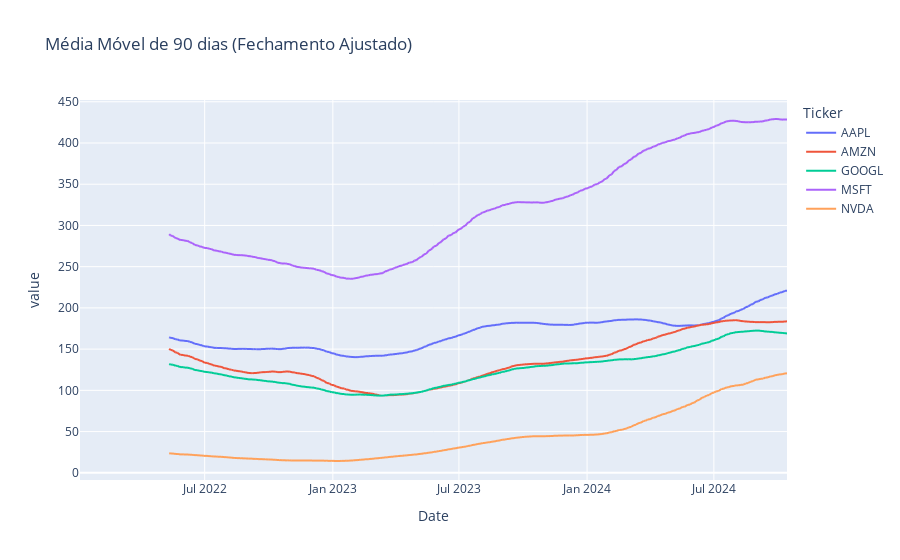
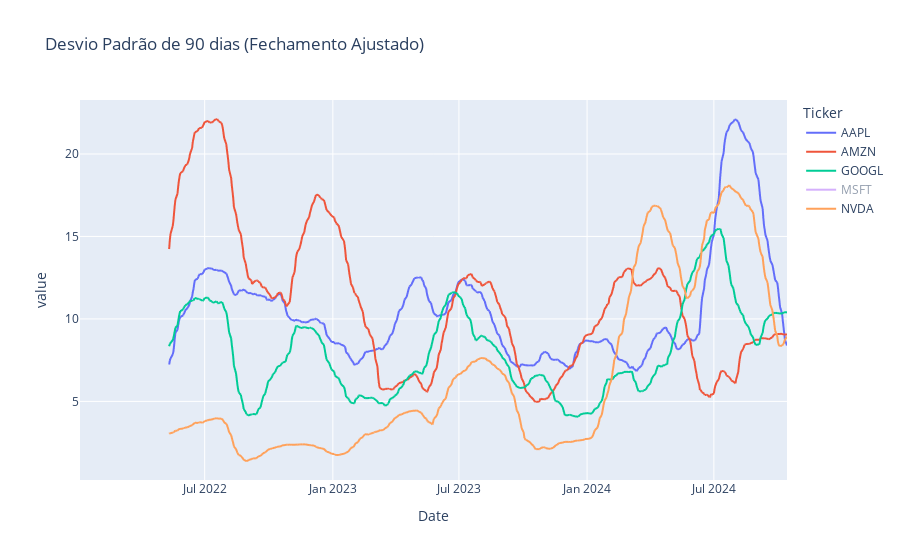

Here is the notebook cell these charts were saved with, in order:
### Markdown cell above
#### 2. Média móvel

1. Faça uma média móvel  em 90 dias dos valores de fechamento ajustados dos ativos que você escolheu
2. Utilizando a fução ```rolling()```, calcule o desvio pardão desses ativos ao longo do tempo, utilizando a mesma janela móvel do item acima
2. Monte um gráfico de linhas para as médias móveis dos ativos da sua base
4. Monte um gráfico de linhas para os desvios padrão em janela móvel
5. Compare os dois gráficos que você fez com o da tarefa anterior. Veja se eles apontam conclusões semelhantes quanto aos períodos de maior volatilidade (variação) dos ativos.

### Code cell
# Carregar a base de dados
df_yahoo = pd.read_csv('./dadosLimpos.csv', header=[0, 1], index_col=[0])

# Definir uma janela de 90 dias
janela = 90

# Selecionar o fechamento ajustado ('Adj Close') dos ativos AAPL, AMZN, GOOGL, MSFT, NVDA
ativos_adj_close = df_yahoo['Adj Close'][['AAPL', 'AMZN', 'GOOGL', 'MSFT', 'NVDA']]

# Calcular a média móvel de 90 dias
media_movel_90 = ativos_adj_close.rolling(window=janela).mean()

# Calcular o desvio padrão em uma janela de 90 dias
desvio_padrao_90 = ativos_adj_close.rolling(window=janela).std()

# Criar gráfico de linhas para a média móvel dos ativos
fig_media_movel = px.line(media_movel_90, title='Média Móvel de 90 dias (Fechamento Ajustado)')
fig_media_movel.show()

# Criar gráfico de linhas para o desvio padrão dos ativos
fig_desvio_padrao = px.line(desvio_padrao_90, title='Desvio Padrão de 90 dias (Fechamento Ajustado)')
fig_desvio_padrao.show()

### Figure 1 — Plotly figure (JSON) as saved in the notebook; plotly's stock layout.template omitted (floating-point values rounded to 4 significant figures; data arrays with more than 128 entries replaced by an {"elided": "..."} marker saying what was removed)
{"data": [{"hovertemplate": "Ticker=AAPL<br>Date=%{x}<br>value=%{y}<extra></extra>", "legendgroup": "AAPL", "line": {"color": "#636efa", "dash": "solid"}, "marker": {"symbol": "circle"}, "mode": "lines", "name": "AAPL", "showlegend": true, "type": "scattergl", "x": {"elided": "699 str values"}, "xaxis": "x", "y": {"elided": "699 float values"}, "yaxis": "y"}, {"hovertemplate": "Ticker=AMZN<br>Date=%{x}<br>value=%{y}<extra></extra>", "legendgroup": "AMZN", "line": {"color": "#EF553B", "dash": "solid"}, "marker": {"symbol": "circle"}, "mode": "lines", "name": "AMZN", "showlegend": true, "type": "scattergl", "x": {"elided": "699 str values"}, "xaxis": "x", "y": {"elided": "699 float values"}, "yaxis": "y"}, {"hovertemplate": "Ticker=GOOGL<br>Date=%{x}<br>value=%{y}<extra></extra>", "legendgroup": "GOOGL", "line": {"color": "#00cc96", "dash": "solid"}, "marker": {"symbol": "circle"}, "mode": "lines", "name": "GOOGL", "showlegend": true, "type": "scattergl", "x": {"elided": "699 str values"}, "xaxis": "x", "y": {"elided": "699 float values"}, "yaxis": "y"}, {"hovertemplate": "Ticker=MSFT<br>Date=%{x}<br>value=%{y}<extra></extra>", "legendgroup": "MSFT", "line": {"color": "#ab63fa", "dash": "solid"}, "marker": {"symbol": "circle"}, "mode": "lines", "name": "MSFT", "showlegend": true, "type": "scattergl", "x": {"elided": "699 str values"}, "xaxis": "x", "y": {"elided": "699 float values"}, "yaxis": "y"}, {"hovertemplate": "Ticker=NVDA<br>Date=%{x}<br>value=%{y}<extra></extra>", "legendgroup": "NVDA", "line": {"color": "#FFA15A", "dash": "solid"}, "marker": {"symbol": "circle"}, "mode": "lines", "name": "NVDA", "showlegend": true, "type": "scattergl", "x": {"elided": "699 str values"}, "xaxis": "x", "y": {"elided": "699 float values"}, "yaxis": "y"}], "layout": {"autosize": true, "legend": {"title": {"text": "Ticker"}, "tracegroupgap": 0}, "title": {"text": "Média Móvel de 90 dias (Fechamento Ajustado)"}, "xaxis": {"anchor": "y", "autorange": true, "domain": [0, 1], "range": ["2022-01-03", "2024-10-14"], "title": {"text": "Date"}, "type": "date"}, "yaxis": {"anchor": "x", "autorange": true, "domain": [0, 1], "range": [-8.729, 452.1], "title": {"text": "value"}, "type": "linear"}}}

### Figure 2 — Plotly figure (JSON) as saved in the notebook; plotly's stock layout.template omitted (floating-point values rounded to 4 significant figures; data arrays with more than 128 entries replaced by an {"elided": "..."} marker saying what was removed)
{"data": [{"hovertemplate": "Ticker=AAPL<br>Date=%{x}<br>value=%{y}<extra></extra>", "legendgroup": "AAPL", "line": {"color": "#636efa", "dash": "solid"}, "marker": {"symbol": "circle"}, "mode": "lines", "name": "AAPL", "showlegend": true, "type": "scattergl", "x": {"elided": "699 str values"}, "xaxis": "x", "y": {"elided": "699 float values"}, "yaxis": "y"}, {"hovertemplate": "Ticker=AMZN<br>Date=%{x}<br>value=%{y}<extra></extra>", "legendgroup": "AMZN", "line": {"color": "#EF553B", "dash": "solid"}, "marker": {"symbol": "circle"}, "mode": "lines", "name": "AMZN", "showlegend": true, "type": "scattergl", "x": {"elided": "699 str values"}, "xaxis": "x", "y": {"elided": "699 float values"}, "yaxis": "y"}, {"hovertemplate": "Ticker=GOOGL<br>Date=%{x}<br>value=%{y}<extra></extra>", "legendgroup": "GOOGL", "line": {"color": "#00cc96", "dash": "solid"}, "marker": {"symbol": "circle"}, "mode": "lines", "name": "GOOGL", "showlegend": true, "type": "scattergl", "x": {"elided": "699 str values"}, "xaxis": "x", "y": {"elided": "699 float values"}, "yaxis": "y"}, {"hovertemplate": "Ticker=MSFT<br>Date=%{x}<br>value=%{y}<extra></extra>", "legendgroup": "MSFT", "line": {"color": "#ab63fa", "dash": "solid"}, "marker": {"symbol": "circle"}, "mode": "lines", "name": "MSFT", "showlegend": true, "type": "scattergl", "visible": "legendonly", "x": {"elided": "699 str values"}, "xaxis": "x", "y": {"elided": "699 float values"}, "yaxis": "y"}, {"hovertemplate": "Ticker=NVDA<br>Date=%{x}<br>value=%{y}<extra></extra>", "legendgroup": "NVDA", "line": {"color": "#FFA15A", "dash": "solid"}, "marker": {"symbol": "circle"}, "mode": "lines", "name": "NVDA", "showlegend": true, "type": "scattergl", "x": {"elided": "699 str values"}, "xaxis": "x", "y": {"elided": "699 float values"}, "yaxis": "y"}], "layout": {"autosize": true, "legend": {"title": {"text": "Ticker"}, "tracegroupgap": 0}, "title": {"text": "Desvio Padrão de 90 dias (Fechamento Ajustado)"}, "xaxis": {"anchor": "y", "autorange": true, "domain": [0, 1], "range": ["2022-01-03", "2024-10-14"], "title": {"text": "Date"}, "type": "date"}, "yaxis": {"anchor": "x", "autorange": true, "domain": [0, 1], "range": [0.2336, 23.27], "title": {"text": "value"}, "type": "linear"}}}
